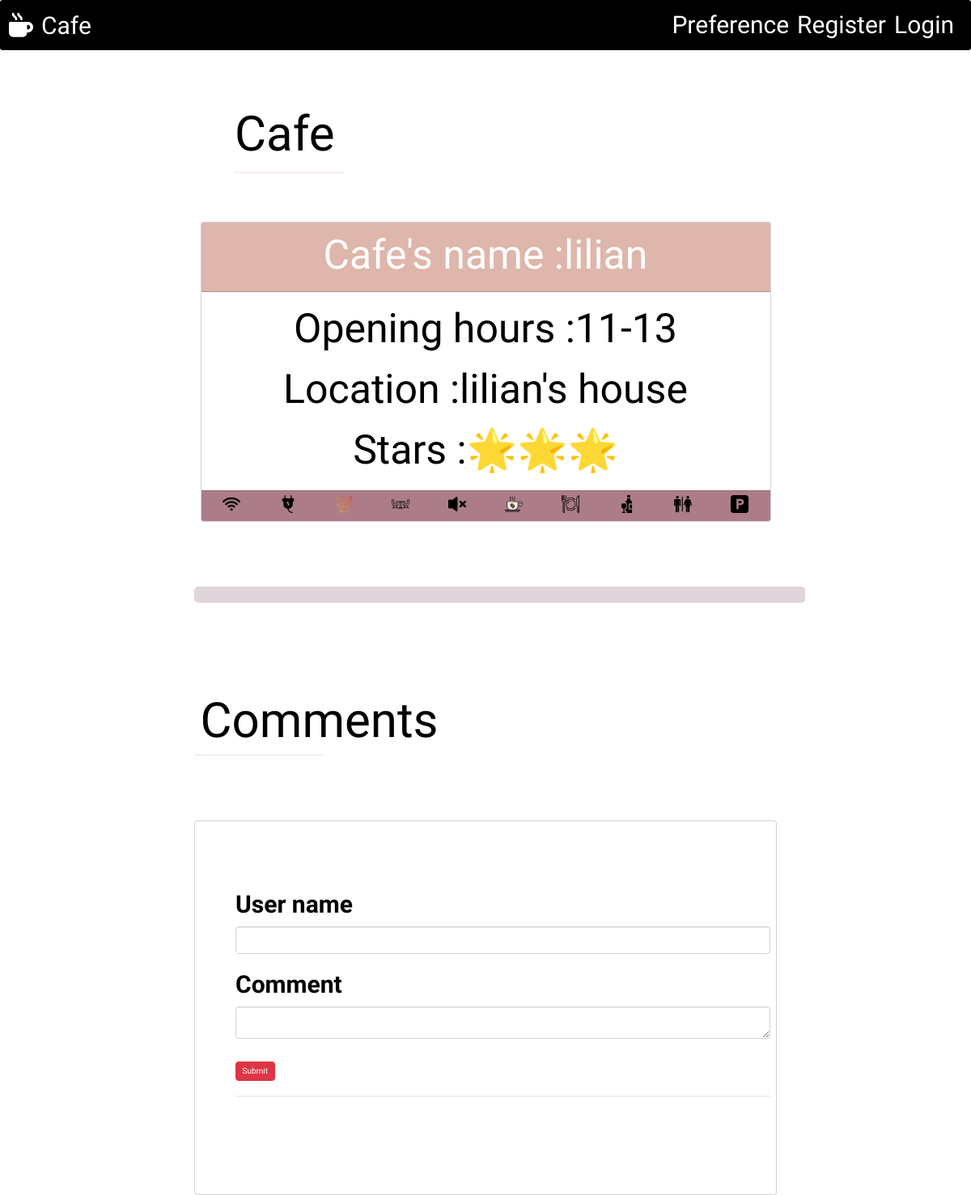
/post/1, run on the app's committed database.
### main.py (models this page shows)
class post(db.Model):
    __tablename__ = 'all_posts'
    id = db.Column(db.Integer,primary_key = True)
    user_id = db.Column(db.Integer, db.ForeignKey('all_users.id'))
    name = db.Column(db.String(1000),nullable=True)
    location = db.Column(db.String(1000),nullable=True)
    stars = db.Column(db.String(1000))
    opening_hours = db.Column(db.String(1000),nullable=True)
    wifi = db.Column(db.String)
    sockets = db.Column(db.String)
    long_stay = db.Column(db.String)
    tables = db.Column(db.String)
    quiet = db.Column(db.String)
    coffee = db.Column(db.String)
    food = db.Column(db.String)
    alcohol = db.Column(db.String)
    restroom = db.Column(db.String)
    parking = db.Column(db.String)
    posts_count = db.Column(db.Integer)
    user_post = relationship('users',back_populates='posts')
    comment_post = relationship('comment',back_populates='blog')

### main.py (the view)
@app.route('/post/<cafe_>',methods=['POST','GET'])
def post_cafe(cafe_):
    form  = comment_form()
    comments = db.session.query(comment).all()
    if form.validate_on_submit() and current_user.is_authenticated:
        new_comment = comment(user_name=form.data.get('user_name'),comment=form.data.get('user_comment'),user=current_user,blog=post.query.get(int(cafe_)))
        db.session.add(new_comment)
        db.session.commit()
        return redirect(url_for('post_cafe',cafe_=cafe_))
    elif form.validate_on_submit():
        flash("you should log in to leave a comment.")
        return redirect(url_for('login',key='log_in'))
    return render_template('post.html',cafe=post.query.get(int(cafe_)),user=current_user.is_authenticated,form=form,comments=comments)

### main.py
class comment_form(FlaskForm):
    user_name = StringField(label='User name',validators=[validators.DataRequired()])
    user_comment = TextAreaField(label='Comment',validators=[validators.DataRequired()])
    submit = SubmitField(label='Submit')

### templates/post.html (shortened to what this page needs)
{% extends 'bootstrap/base.html' %}
{% import 'bootstrap/wtf.html' as wtf%}
{% block content %}
{% include 'base.html' %}
 <nav class="navbar text-white navbar-expand-lg fixed-top" style="font-family: 'Amatic SC', cursive;font-size:30px;background:black">
        <a class="navbar-brand text-white" style="font-size:30px;padding:10px;" href="{{url_for('home')}}"><i style="padding-right:10px;" class="fa-solid fa-mug-hot"></i>Cafe</a>
        <div class="collapse navbar-collapse" id="menu">
            <ul class="navbar-nav ms-auto">
                <li class="nav-item"><a class="nav-link text-white" href="{{url_for('home',_anchor='preference')}}">Preference</a></li>
                {% if (user): %}
                <li class="nav-item"><a class="nav-link text-white" href="{{url_for('logout')}}">Log_out</a></li>
                <li class="nav-item"><a class="nav-link text-white" href="{{url_for('add')}}">Add Cafe</a></li>
                {% else :%}
                    <li class="nav-item"><a class="nav-link text-white" href="{{url_for('login',key='register')}}">Register</a></li>
                    <li class="nav-item"><a class="nav-link text-white" href="{{url_for('login',key='log_in')}}">Login</a></li>
                {% endif %}
            </ul>
        </div>
        </nav>
<div class="container" style="width:60%;margin-top:50px;">
    <div class="row" style="color:white;">
        <div style="padding-top:80px;padding-left:50px;color:black">
        <h1 style="color:black;font-family: 'Amatic SC', cursive;font-size:60px;">Cafe</h1>
        <hr style="border: 1px solid #DEB6AB;width:20%">
        </div>
        <div  style="margin: 0 auto">
            <div class='card' style="margin-top:50px;text-align:center;font-family: 'Amatic SC', cursive;color:black;">
                 <div class="card-header text-white" style="background:#DEB6AB;"><h1 style="line-height:70px;font-size:50px;">Cafe's name :{{cafe.name}}</h1></div>
                 <div class="card-body" style="background:#fff;">
                    <h1 style="line-height:70px;font-size:50px;">Opening hours :{{cafe.opening_hours }}</h1>
                    <h1 style="font-size:50px;line-height:70px;">Location :{{cafe.location}} </h1>
                    <h1 style="font-size:50px;line-height:70px;">Stars :{{cafe.stars }}</h1>
                </div>
                <div class="card-footer" style="background:#AC7D88;">
                    <div class="row">
                        {% if cafe.wifi == 'yes' :%}
                        <h3 class="col"><img style="width:40%;;" src="../static/img/wifi.png"></h3>
                        {% endif %}
                        {% if cafe.sockets == 'yes' :%}
                            <h3 class='col'><img style="width:40%;;" src="../static/img/power-plug.png"></h3>
                        {% endif %}
                        {% if cafe.long_stay == 'yes' :%}
                            <h3 class='col'><img style="width:40%;;" src="../static/img/long_stay.png"></h3>
                        {% endif %}
                        {% if cafe.tables == 'yes' :%}
                            <h3 class='col'><img style="width:40%;;" src="../static/img/chair.png"></h3>
                        {% endif %}
                        {% if cafe.quiet == 'yes' :%}
                            <h3 class='col'><img style="width:40%;;" src="../static/img/mute-speaker.png"></h3>
                        {% endif %}
                        {% if cafe.coffee == 'yes' :%}
                        <h3 class='col'><img style="width:40%;;" src="../static/img/coffee.png"></h3>
                        {% endif %}
                        {% if cafe.food == 'yes' :%}
                        <h3 class='col'><img style="width:40%;;" src="../static/img/restaurant.png"></h3>
                        {% endif %}
                        {% if cafe.alcohol == 'yes' :%}
                        <h3 class='col'><img style="width:40%;;" src="../static/img/wine-bottle.png"></h3>
                        {% endif %}
                        {% if cafe.restroom == 'yes' :%}
                        <h3 class='col'><img style="width:40%;;" src="../static/img/toilet.png"></h3>
                        {% endif %}
                        {% if cafe.parking == 'yes' :%}
                        <h3 class='col'><img style="width:40%;;" src="../static/img/parking.png"></h3>
                        {% endif %}
                    </div>
                    </div>
                </div>
        </div>
        <hr style="color:;margin-top:80px; border: 10px solid #85586F;border-radius: 5px;">
        <h1 style="color:black;margin-top:100px;font-family: 'Amatic SC', cursive;font-size:60px">Comments</h1>
        <hr style="border: 1px solid #DEB6AB;width:20%;margin-bottom:80px;">
        <div class="col-lg-12 card" style="padding-top:80px;padding-left:50px;color:black;font-size:30px;font-family: 'Amatic SC', cursive;">
            {{wtf.quick_form(form,novalidate=True,button_map={"submit": "danger"})}}
            <hr style="border: 1px solid #DEB6AB">
            <div class="row" style="margin-top:100px;">
            </div>
        </div>
    </div>
</div>
{% endblock %}

### data on the page
post: name "lilian", opening_hours "11-13", location "lilian's house", stars "🌟🌟🌟"
